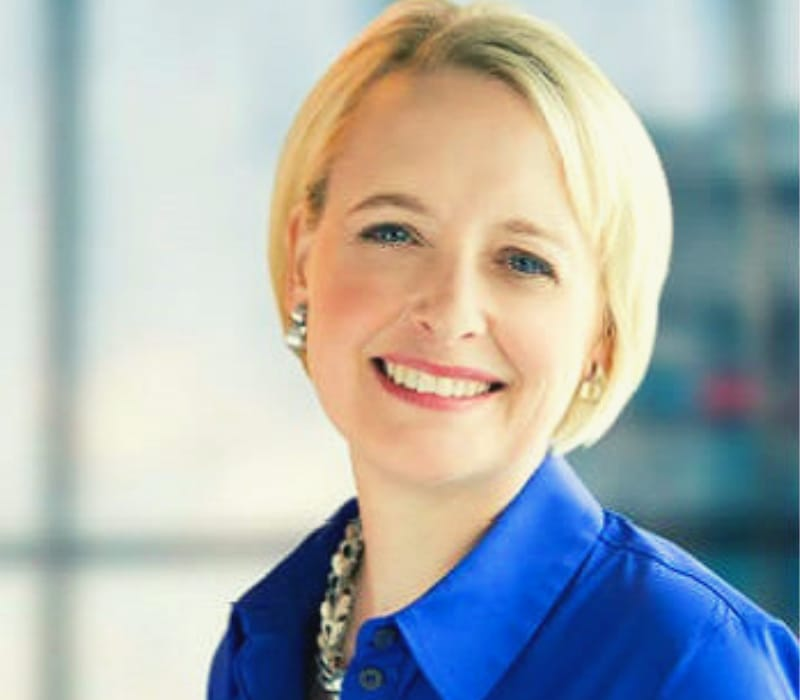
#> input picture testresources/input/Julie-Sweet-2.jpg, 800 x 700 px
$ python process.py testresources/input/Julie-Sweet-2.jpg out
#> lines starting #> are read from the running program, lines starting #| are printed output that depends on the picture
"""
像素画前置处理工具 — CLI 批处理脚本
4种风格：写实 / 卡通 / 抽象 / 复古

用法：
  python process.py <输入图片> <输出目录> [--levels N]
"""

import sys, os, argparse
import numpy as np
from PIL import Image, ImageEnhance, ImageFilter


# ─────────────────────────────────────────────
# 基础算法
# ─────────────────────────────────────────────

def posterize(arr, levels):
    levels = max(2, min(8, levels))
    step = 255 / (levels - 1)
    return np.round(np.round(arr.astype(float) / step) * step).clip(0, 255).astype(np.uint8)


def rgb_to_hsv(arr):
    f = arr.astype(np.float32) / 255.0
    r, g, b = f[:,:,0], f[:,:,1], f[:,:,2]
    maxc = np.maximum(np.maximum(r, g), b)
    minc = np.minimum(np.minimum(r, g), b)
    diff = maxc - minc
    v = maxc
    s = np.where(maxc > 0, diff / maxc, 0.0)
    h = np.zeros_like(r)
    mask = diff > 0
    mr = mask & (maxc == r)
    mg = mask & (maxc == g)
    mb = mask & (maxc == b)
    h[mr] = (60 * (g[mr] - b[mr]) / diff[mr]) % 360
    h[mg] = 60 * (b[mg] - r[mg]) / diff[mg] + 120
    h[mb] = 60 * (r[mb] - g[mb]) / diff[mb] + 240
    return np.stack([h, s, v], axis=2)


def hsv_to_rgb(hsv):
    h, s, v = hsv[:,:,0], hsv[:,:,1], hsv[:,:,2]
    h6 = h / 60.0
    i  = np.floor(h6).astype(int) % 6
    f  = h6 - np.floor(h6)
    p  = v * (1 - s)
    q  = v * (1 - f * s)
    t  = v * (1 - (1 - f) * s)
    rgb = np.zeros((*h.shape, 3), dtype=np.float32)
    for idx, (rv, gv, bv) in enumerate([(v,t,p),(q,v,p),(p,v,t),(p,q,v),(t,p,v),(v,p,q)]):
        m = i == idx
        rgb[:,:,0][m] = rv[m]
        rgb[:,:,1][m] = gv[m]
        rgb[:,:,2][m] = bv[m]
    return (rgb * 255).clip(0, 255).astype(np.uint8)


def posterize_hsv(arr, h_levels=12, s_levels=4, v_levels=6):
    hsv = rgb_to_hsv(arr)
    if h_levels > 1:
        step = 360 / h_levels
        hsv[:,:,0] = (np.round(hsv[:,:,0] / step) * step) % 360
    for ch, lv in [(1, s_levels), (2, v_levels)]:
        if lv > 1:
            step = 1 / (lv - 1)
            hsv[:,:,ch] = np.round(hsv[:,:,ch] / step) * step
    return hsv_to_rgb(hsv)


def pixelate(arr, block_size):
    h, w = arr.shape[:2]
    out = arr.copy()
    for y in range(0, h, block_size):
        for x in range(0, w, block_size):
            block = arr[y:y+block_size, x:x+block_size]
            avg = block.mean(axis=(0, 1)).astype(np.uint8)
            out[y:y+block_size, x:x+block_size] = avg
    return out


def gaussian_blur(arr, radius):
    if radius < 1:
        return arr.copy()
    img = Image.fromarray(arr)
    for _ in range(3):
        img = img.filter(ImageFilter.BoxBlur(radius))
    return np.array(img)


def median_filter(arr, radius):
    if radius < 1:
        return arr.copy()
    img = Image.fromarray(arr)
    return np.array(img.filter(ImageFilter.MedianFilter(size=radius * 2 + 1)))


def bilateral_filter(arr, radius, sigma_color):
    if radius < 1:
        return arr.copy()
    h, w = arr.shape[:2]
    src = arr.astype(np.float32)
    sigma_space2 = 2 * radius ** 2
    sigma_color2 = 2 * sigma_color ** 2
    yy, xx = np.mgrid[-radius:radius+1, -radius:radius+1]
    spatial_w = np.exp(-(xx**2 + yy**2) / sigma_space2)
    pad = radius
    padded = np.pad(src, ((pad,pad),(pad,pad),(0,0)), mode='reflect')
    dst   = np.zeros_like(src)
    sum_w = np.zeros((h, w, 1), dtype=np.float32)
    for dy in range(-radius, radius+1):
        for dx in range(-radius, radius+1):
            sw       = spatial_w[dy+radius, dx+radius]
            neighbor = padded[pad+dy:pad+dy+h, pad+dx:pad+dx+w]
            cd       = np.sum((neighbor - src)**2, axis=2, keepdims=True)
            w_       = sw * np.exp(-cd / sigma_color2)
            dst   += neighbor * w_
            sum_w += w_
    return (dst / sum_w).clip(0, 255).astype(np.uint8)


def adjust_saturation(arr, factor):
    img = Image.fromarray(arr)
    return np.array(ImageEnhance.Color(img).enhance(factor))


def adjust_contrast(arr, factor):
    img = Image.fromarray(arr)
    return np.array(ImageEnhance.Contrast(img).enhance(factor))


def warm_shift(arr):
    """轻微暖色偏移：红通道+5%，蓝通道-8%"""
    out = arr.astype(np.float32).copy()
    out[:,:,0] = np.clip(out[:,:,0] * 1.05, 0, 255)   # R up
    out[:,:,2] = np.clip(out[:,:,2] * 0.92, 0, 255)   # B down
    return out.astype(np.uint8)


# ─────────────────────────────────────────────
# 4种风格
# ─────────────────────────────────────────────

def style_realistic(arr, levels):
    """写实：轻双边去噪，保留色彩细节"""
    out = bilateral_filter(arr, radius=2, sigma_color=25)
    out = posterize(out, levels + 2)          # 多保留几级色阶
    return out


def style_cartoon(arr, levels):
    """卡通：自适应描边（边缘暗化0.35）+ HSV色阶保色相"""
    from scipy.ndimage import convolve, binary_dilation
    smoothed = bilateral_filter(arr, radius=3, sigma_color=50)
    colored  = posterize_hsv(smoothed, h_levels=12, s_levels=4, v_levels=6)
    gray = (0.299*arr[:,:,0] + 0.587*arr[:,:,1] + 0.114*arr[:,:,2]).astype(np.float32)
    kx   = np.array([[-1,0,1],[-2,0,2],[-1,0,1]], dtype=np.float32)
    gx   = convolve(gray, kx)
    gy   = convolve(gray, kx.T)
    edge = np.sqrt(gx**2 + gy**2) > 80
    edge = binary_dilation(edge, structure=np.ones((2,2), dtype=bool))
    out  = colored.astype(np.float32)
    out[edge] = out[edge] * 0.35
    return out.clip(0, 255).astype(np.uint8)


def style_abstract(arr, levels):
    """抽象：几何块（30px像素化）+ HSV色阶"""
    out = gaussian_blur(arr, radius=2)
    out = pixelate(out, block_size=30)
    out = posterize_hsv(out, h_levels=8, s_levels=3, v_levels=4)
    return out


def style_retro(arr, levels):
    """复古：暖色调，HSV色阶保轮廓清晰，低饱和度营造褪色感"""
    out = gaussian_blur(arr, radius=2)
    out = warm_shift(out)
    out = posterize_hsv(out, h_levels=12, s_levels=4, v_levels=6)
    out = adjust_saturation(out, 0.70)
    return out


STYLES = [
    ('Realistic', 'Realistic', style_realistic),
    ('Cartoon',   'Cartoon',   style_cartoon),
    ('Abstract',  'Abstract',  style_abstract),
    ('Retro',     'Retro',     style_retro),
]


# ─────────────────────────────────────────────
# 主流程
# ─────────────────────────────────────────────

def main():
    parser = argparse.ArgumentParser(description='Pixel art pre-processor')
    parser.add_argument('input',  help='Input image path')
    parser.add_argument('output', help='Output directory')
    parser.add_argument('--levels', type=int, default=4,
                        help='Base posterize levels 2-8 (default 4)')
    args = parser.parse_args()

    if not os.path.exists(args.input):
        print(f'Error: file not found: {args.input}')
        sys.exit(1)

    img = Image.open(args.input).convert('RGB')
#> img is the input picture: PIL image 800x700 RGB; mean R, G, B 168.4, 175.2, 175.9
    arr = np.array(img)
    print(f'Input : {args.input}  ({img.width} x {img.height}px)')
#| Input : testresources/input/Julie-Sweet-2.jpg  (800 x 700px)
    print(f'Levels: {args.levels} (base)')
    print()

    os.makedirs(args.output, exist_ok=True)
    base = os.path.splitext(os.path.basename(args.input))[0]

    for label, tag, fn in STYLES:
        print(f'[{tag}] processing...', end=' ', flush=True)
        result   = fn(arr.copy(), args.levels)
        out_path = os.path.join(args.output, f'{base}_{tag}.png')
        Image.fromarray(result).save(out_path)
        print(f'-> {os.path.basename(out_path)}')
#> this loop made 4 passes
#> pass 1, in style_realistic, `out = posterize(out, levels + 2)`:
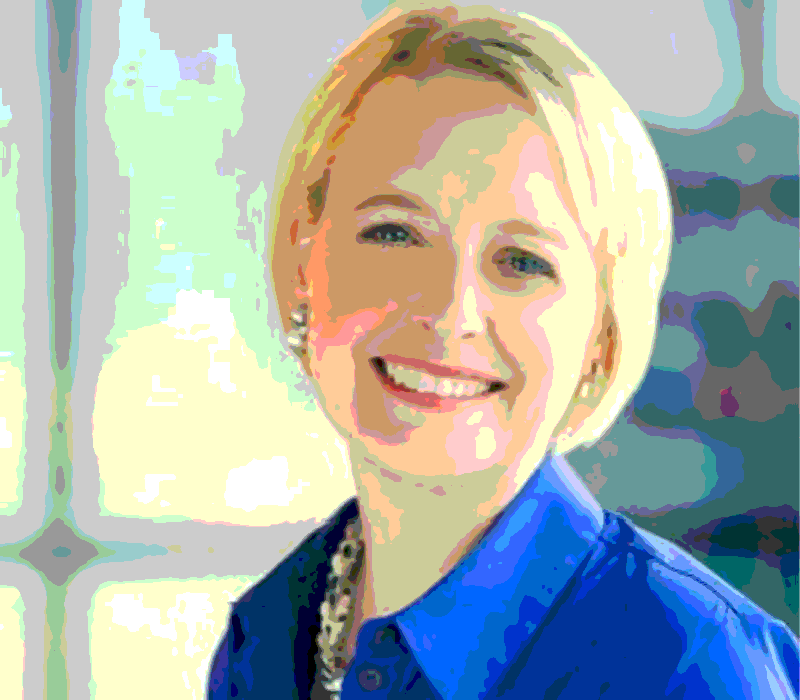
#> out: shape (700, 800, 3); mean of channels 0, 1, 2 167, 177.5, 171.6; drawn as R, G, B
#> after the loop:
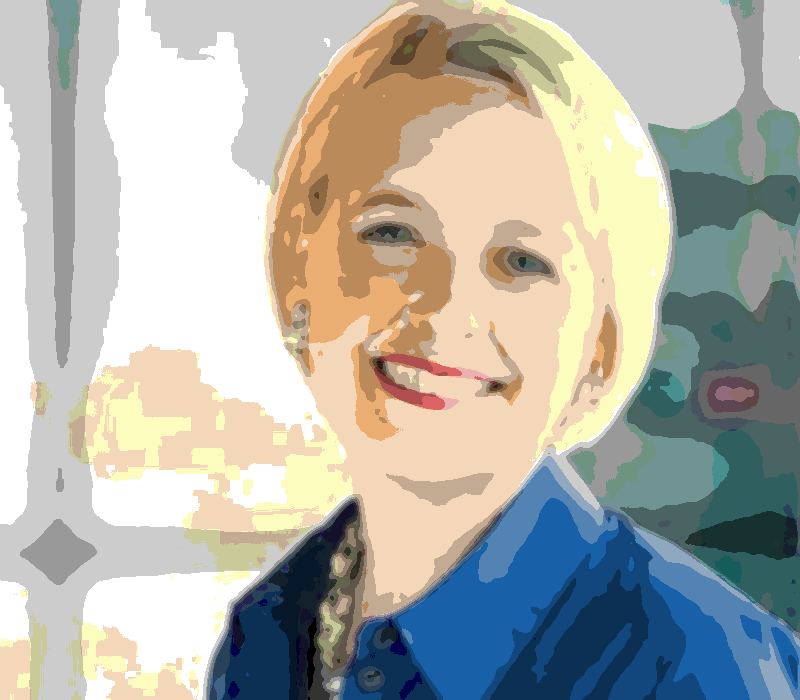
#> result: shape (700, 800, 3); mean R, G, B 177.5, 177.7, 169.6

    print('\nDone.')


if __name__ == '__main__':
    main()

$ run again, on testresources/input/photo-landscape-1.jpg
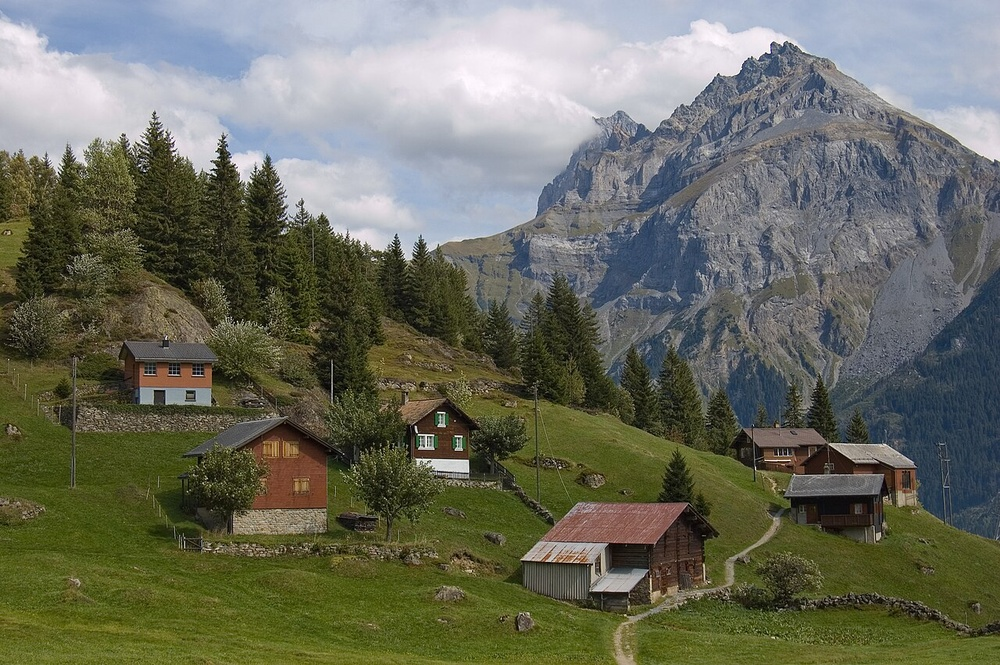
#> input picture testresources/input/photo-landscape-1.jpg, 1000 x 665 px, shrunk from 1280 x 851 before the run
#> in main, img is the input picture: PIL image 1000x665 RGB; mean R, G, B 107, 109.1, 94.4
#| Input : testresources/input/photo-landscape-1.jpg  (1000 x 665px)
#> the loop in main, `for label, tag, fn in STYLES:` made 4 passes
#> pass 1, in style_realistic, `out = posterize(out, levels + 2)`:
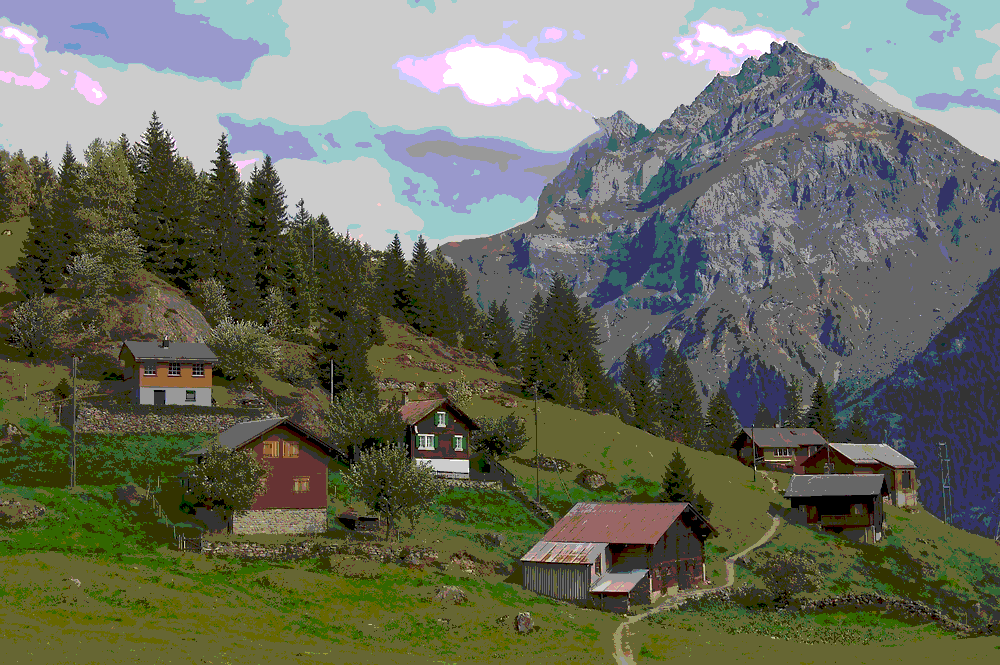
#> out: shape (665, 1000, 3); mean of channels 0, 1, 2 106.3, 109.7, 93.8; drawn as R, G, B
#> after the loop in main, `for label, tag, fn in STYLES:`:
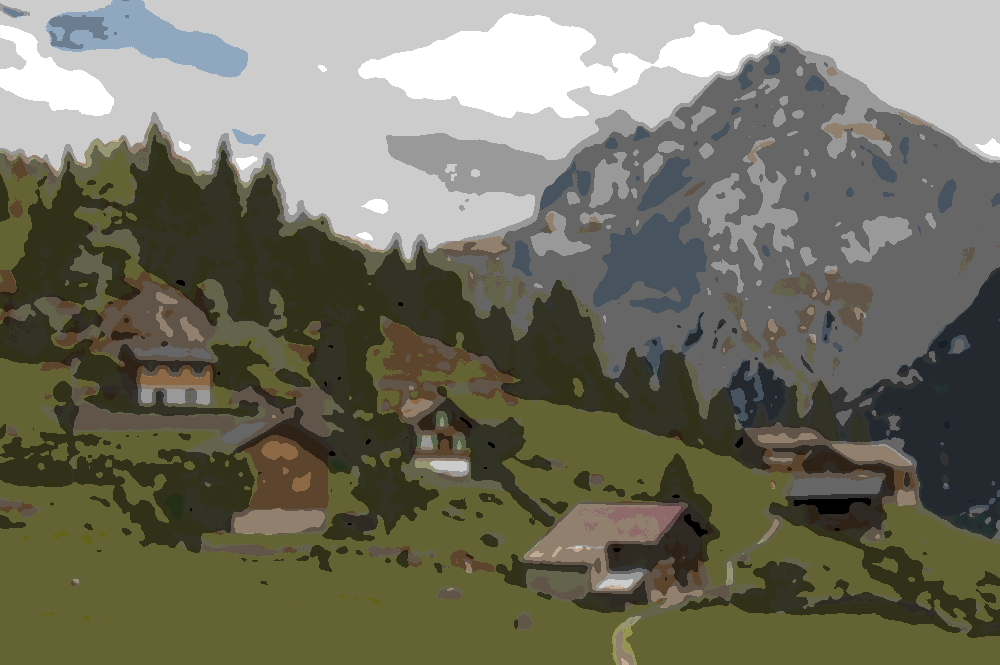
#> result: shape (665, 1000, 3); mean R, G, B 113.7, 112.8, 96.6
